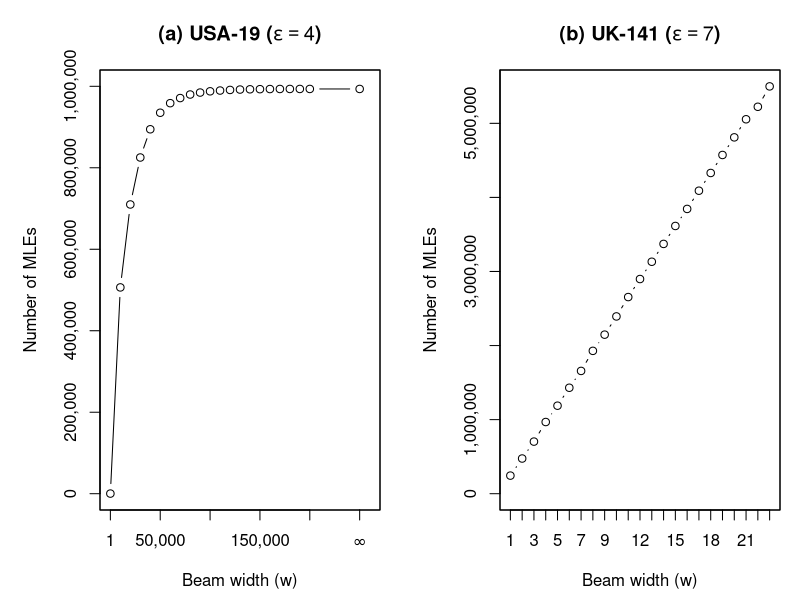

Write the R code that produced this figure.
usa <- read.csv("01-USA/mle_by_width.csv", stringsAsFactors=FALSE)
uk <- read.csv("02-UK/mle_by_width.csv", stringsAsFactors=FALSE)
vec_w <- c(1, seq(10000, 200000, by=10000))

usa_inf <- usa[as.character(usa$w)=="Inf",]
usa <- usa[as.character(usa$w)!="Inf",]
usa$w <- as.numeric(usa$w)
usa$num_mle <- as.numeric(usa$num_mle)
usa <- usa[usa$w %in% vec_w,]
usa <- usa[is.finite(usa$w) & is.finite(usa$num_mle),]
usa <- usa[order(usa$w),]

uk$w <- as.numeric(uk$w)
uk$num_mle <- as.numeric(uk$num_mle)
uk <- uk[is.finite(uk$w) & is.finite(uk$num_mle),]
uk <- uk[order(uk$w),]

has_inf <- nrow(usa_inf)>0 && is.finite(as.numeric(usa_inf$num_mle[1]))
if(has_inf){
    inf_x <- max(usa$w)+50000
    usa_x <- c(usa$w, inf_x)
    usa_mle <- c(usa$num_mle, as.numeric(usa_inf$num_mle[1]))
}else{
    usa_x <- usa$w
    usa_mle <- usa$num_mle
}

tiff("Fig6.tiff", width=12, height=5, units="in", res=600)
par(mfrow=c(1,2), mar=c(4.5,5,3.5,1))

usa_ylim <- c(0, ceiling(max(usa_mle)/100000)*100000)
plot(usa_x, usa_mle, type="b", pch=1, xaxt="n", yaxt="n", xlab="Beam width (w)", ylab="Number of MLEs", main=expression(bold("(a) USA-19 (")*bold(epsilon==4)*bold(")")), ylim=usa_ylim, xlim=c(min(usa$w), if(has_inf) inf_x+10000 else max(usa$w)))
usa_axis <- seq(0, max(usa$w), by=50000)
usa_axis <- unique(c(1, usa_axis[usa_axis>0]))
axis(1, at=usa_axis, labels=format(usa_axis, big.mark=",", scientific=FALSE, trim=TRUE))
if(has_inf) axis(1, at=inf_x, labels=expression(infinity))
usa_y_ticks <- pretty(c(0, max(usa_mle)))
axis(2, at=usa_y_ticks, labels=format(usa_y_ticks, big.mark=",", scientific=FALSE, trim=TRUE))
box()

uk_ylim <- c(0, ceiling(max(uk$num_mle)/100000)*100000)
plot(uk$w, uk$num_mle, type="b", pch=1, xaxt="n", yaxt="n", xlab="Beam width (w)", ylab="Number of MLEs", main=expression(bold("(b) UK-141 (")*bold(epsilon==7)*bold(")")), xlim=c(1,23), ylim=uk_ylim)
axis(1, at=1:23)
uk_y_ticks <- pretty(c(0, max(uk$num_mle)))
axis(2, at=uk_y_ticks, labels=format(uk_y_ticks, big.mark=",", scientific=FALSE, trim=TRUE))
box()

dev.off()
